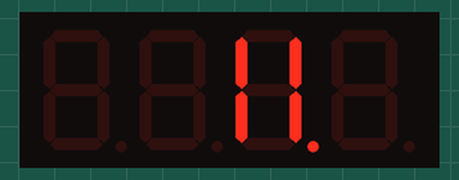
Recording of a sketch running on a simulated Arduino Uno, built with avr-gcc and run on an emulated ATmega328P. Parts: 4-digit seven-segment display.

Above: at 0.2 s.
At 1.2 s:
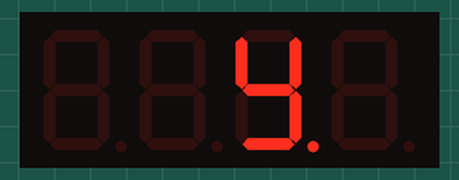
At 1.7 s:
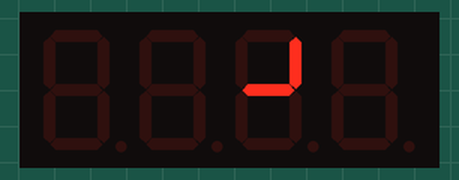
At 2.2 s:
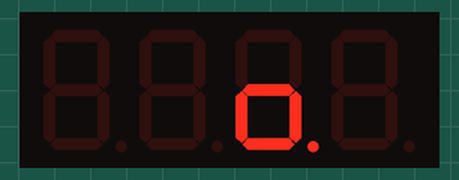
At 2.7 s:
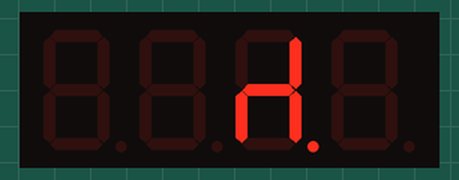
At 5.7 s:
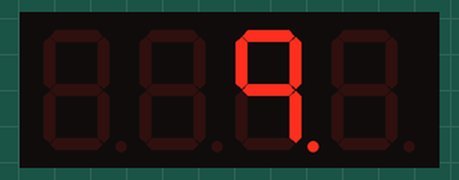

The sketch:

last.ino
```cpp
#include <TM1650.h>
TM1650 module(A4, A5);  // A4=SDA, A5=SCL

// Custom segment mapping for your wiring (K11-K17 → F,G,C,D,E,A,B)
const byte CUSTOM_FONT[] = {
  0b11101110, // 0 (A,B,C,D,E,F)
  0b01000010, // 1 (B,C)
  0b11011100, // 2 (A,B,G,E,D)
  0b11010110, // 3 (A,B,G,C,D)
  0b01100011, // 4 (F,G,B,C)
  0b10110110, // 5 (A,F,G,C,D)
  0b10111110, // 6 (A,F,G,C,D,E)
  0b11000010, // 7 (A,B,C)
  0b11111110, // 8 (All segments)
  0b11100111  // 9 (A,B,C,D,F,G)
};

void setup() {
  delay(100);  // Allow TM1650 to initialize
  module.setupDisplay(true, 7);  // Max brightness
}

void loop() {
  // Display "5" on Digit 2 with proper mapping
  byte segments = CUSTOM_FONT[5];  // Get pre-mapped segments
  module.setSegments(segments, 2); // Send to Digit 2
  delay(1000);

  // Test all digits 0-9
  for (int i = 0; i < 10; i++) {
    module.setSegments(CUSTOM_FONT[i], 2);
    delay(500);
  }
}
```

Measured:
- by itself, everything shown: repeats every 6.0 s, in 11 steps
- what the display in image 0 shows lasts 1.0 s, from 0.1 s to 1.1 s
- what the display in image 1 shows lasts 0.5 s, from 1.1 s to 1.6 s
